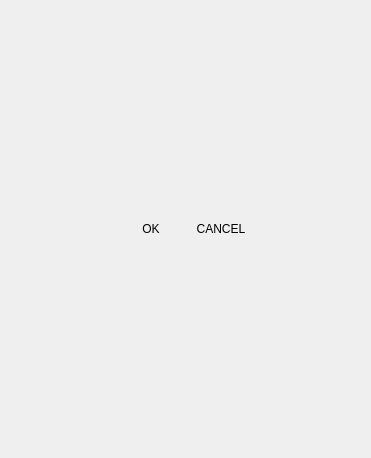
<?xml version="1.0" encoding="UTF-8"?>
<ui version="4.0">
 <class>AddIVMSArae</class>
 <widget class="QWidget" name="AddIVMSArae">
  <property name="geometry">
   <rect>
    <x>0</x>
    <y>0</y>
    <width>371</width>
    <height>458</height>
   </rect>
  </property>
  <property name="windowTitle">
   <string>Form</string>
  </property>
  <layout class="QGridLayout" name="gridLayout">
   <property name="leftMargin">
    <number>0</number>
   </property>
   <property name="topMargin">
    <number>0</number>
   </property>
   <property name="rightMargin">
    <number>0</number>
   </property>
   <property name="bottomMargin">
    <number>0</number>
   </property>
   <property name="spacing">
    <number>0</number>
   </property>
   <item row="0" column="0">
    <layout class="QVBoxLayout" name="verticalLayout">
     <property name="spacing">
      <number>0</number>
     </property>
     <item>
      <layout class="QVBoxLayout" name="verticalLayout_2">
       <property name="spacing">
        <number>0</number>
       </property>
      </layout>
     </item>
     <item>
      <layout class="QHBoxLayout" name="horizontalLayout">
       <property name="topMargin">
        <number>5</number>
       </property>
       <property name="bottomMargin">
        <number>5</number>
       </property>
       <item>
        <spacer name="horizontalSpacer">
         <property name="orientation">
          <enum>Qt::Horizontal</enum>
         </property>
         <property name="sizeHint" stdset="0">
          <size>
           <width>40</width>
           <height>20</height>
          </size>
         </property>
        </spacer>
       </item>
       <item>
        <widget class="QPushButton" name="btn_confirm">
         <property name="minimumSize">
          <size>
           <width>70</width>
           <height>25</height>
          </size>
         </property>
         <property name="maximumSize">
          <size>
           <width>70</width>
           <height>25</height>
          </size>
         </property>
         <property name="layoutDirection">
          <enum>Qt::LeftToRight</enum>
         </property>
         <property name="text">
          <string>OK</string>
         </property>
         <property name="flat">
          <bool>true</bool>
         </property>
        </widget>
       </item>
       <item>
        <widget class="QPushButton" name="btn_cancel">
         <property name="minimumSize">
          <size>
           <width>70</width>
           <height>25</height>
          </size>
         </property>
         <property name="maximumSize">
          <size>
           <width>70</width>
           <height>25</height>
          </size>
         </property>
         <property name="autoFillBackground">
          <bool>false</bool>
         </property>
         <property name="text">
          <string>CANCEL</string>
         </property>
         <property name="flat">
          <bool>true</bool>
         </property>
        </widget>
       </item>
       <item>
        <spacer name="horizontalSpacer_2">
         <property name="orientation">
          <enum>Qt::Horizontal</enum>
         </property>
         <property name="sizeHint" stdset="0">
          <size>
           <width>40</width>
           <height>20</height>
          </size>
         </property>
        </spacer>
       </item>
      </layout>
     </item>
    </layout>
   </item>
  </layout>
 </widget>
 <resources/>
 <connections/>
</ui>
